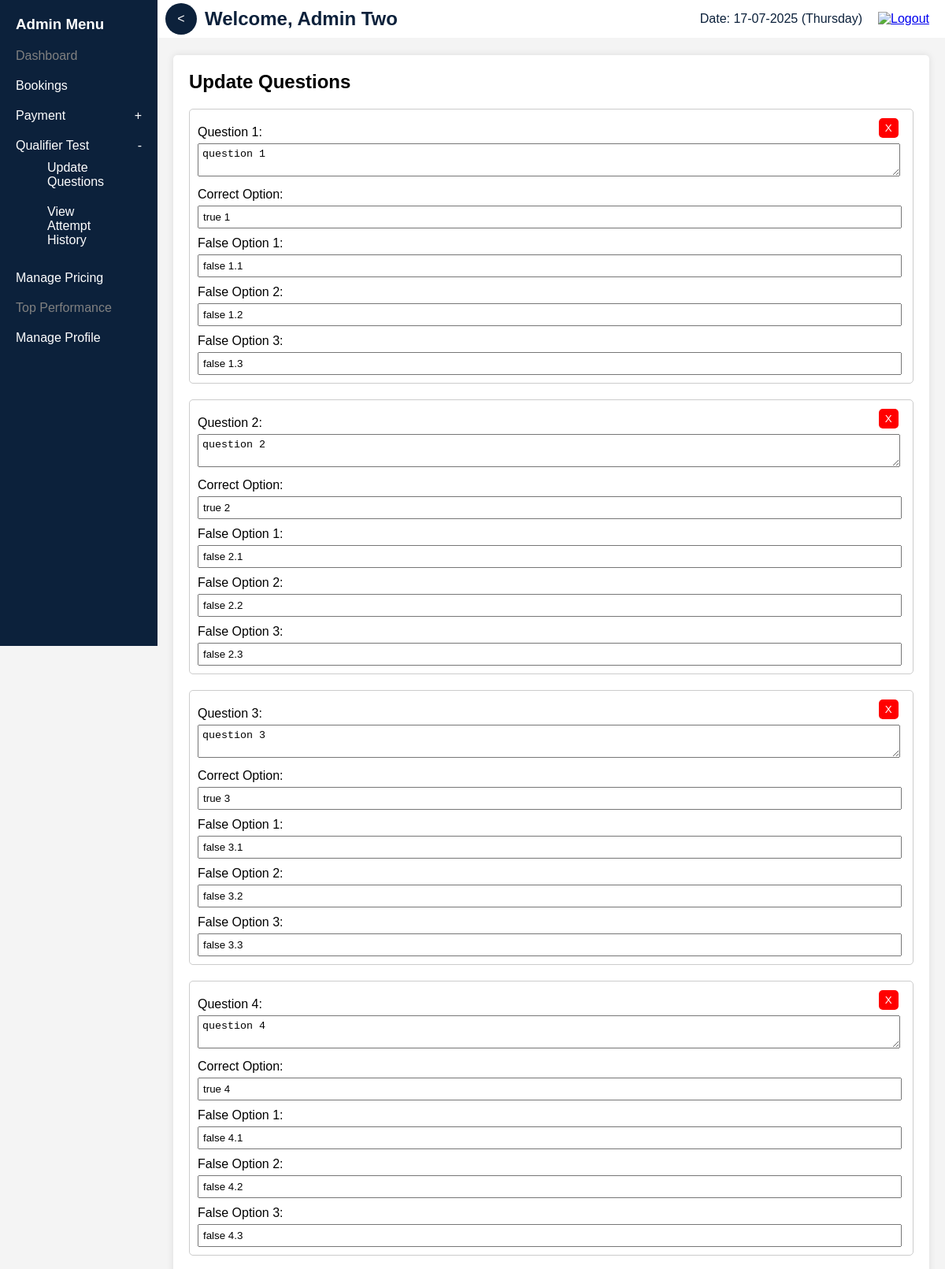
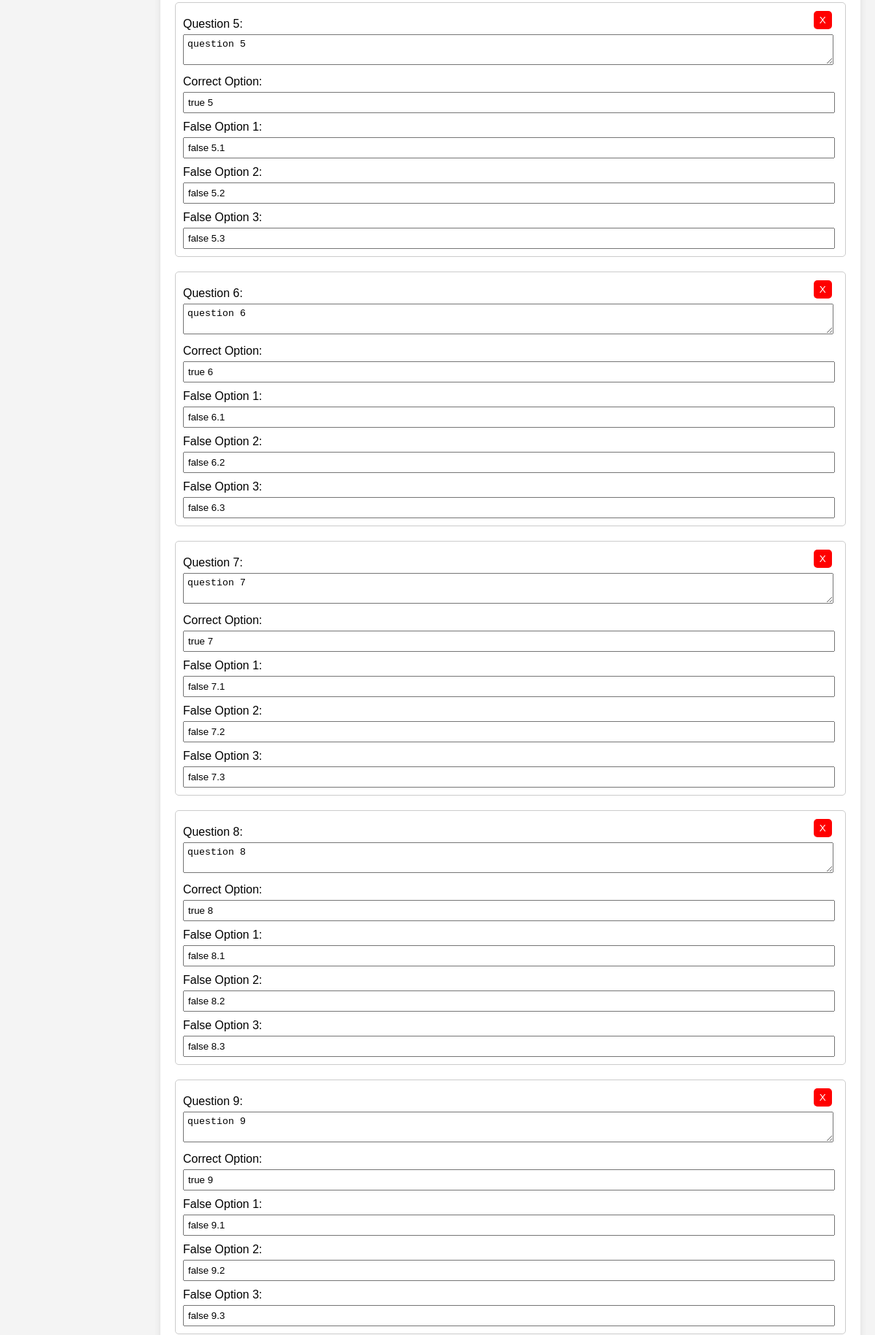
Screenshot of /ra/update_test.php (signed in, upper part) with the database file from the repository (2 pictures, top to bottom).
### tables this page shows
CREATE TABLE IF NOT EXISTS qualifier_test (
    question_id INT(11) PRIMARY KEY AUTO_INCREMENT,
    question_text TEXT NOT NULL,
    f_option0 TEXT NOT NULL,  
    f_option1 TEXT NOT NULL,  
    f_option2 TEXT NOT NULL,  
    f_option3 TEXT NOT NULL   
);

### ra/update_test.php (the view, shortened to what this page needs)
<?php
require_once '../db_connect.php';
$questions = [];
$stmt = $conn->prepare("SELECT question_id, question_text, f_option0, f_option1, f_option2, f_option3 FROM qualifier_test");
$stmt->execute();
$stmt->bind_result($question_id, $question_text, $f_option0, $f_option1, $f_option2, $f_option3);
while ($stmt->fetch()) {
    $questions[] = [
        'question_id' => $question_id,
        'question_text' => $question_text,
        'f_option0' => $f_option0,
        'f_option1' => $f_option1,
        'f_option2' => $f_option2,
        'f_option3' => $f_option3
    ];
}
?>
<!DOCTYPE html>
<html lang="en">
<head>
    <link rel="stylesheet" href="../includes/css/styles_user.css">
</head>
<body>
    <div class="main-container">
        <?php include '../includes/menu/menu_adm.php'; ?>
        <div class="content-container">
            <?php include '../includes/header_adm.php'; ?>
            <div class="profile-container">
                <h2>Update Questions</h2>
                <form id="updateTestForm" action="save_test.php" method="POST">
                    <div id="questionsContainer">
                        <?php foreach ($questions as $index => $question) { ?>
                            <div class="question-block" data-question-id="<?php echo $question['question_id']; ?>">
                                <button type="button" class="delete-button" style="
                                            position: absolute;
                                            top: 1px;
                                            right: 2%;
                                            background-color: red;
                                            color: white;
                                            border: none;
                                            border-radius: 5px;
                                            width: 25px;
                                            height: 25px;
                                            cursor: pointer;
                                            padding: unset;
                                            "><b></b>X</button>
                                <label>Question <?php echo $index + 1; ?>:</label>
                                <textarea name="questions[<?php echo $question['question_id']; ?>][question_text]" required><?php echo htmlspecialchars($question['question_text']); ?></textarea>
                                <label>Correct Option:</label>
                                <input type="text" name="questions[<?php echo $question['question_id']; ?>][f_option0]" value="<?php echo htmlspecialchars($question['f_option0']); ?>" required>
                                <label>False Option 1:</label>
                                <input type="text" name="questions[<?php echo $question['question_id']; ?>][f_option1]" value="<?php echo htmlspecialchars($question['f_option1']); ?>" required>
                                <label>False Option 2:</label>
                                <input type="text" name="questions[<?php echo $question['question_id']; ?>][f_option2]" value="<?php echo htmlspecialchars($question['f_option2']); ?>" required>
                                <label>False Option 3:</label>
                                <input type="text" name="questions[<?php echo $question['question_id']; ?>][f_option3]" value="<?php echo htmlspecialchars($question['f_option3']); ?>" required>
                            </div>
                        <?php } ?>
                    </div>
                </form>
            </div>
        </div>
    </div>
</body>
</html>

### includes/header_adm.php (shortened to what this page needs)
<?php
require_once '../db_connect.php';
$adm_id = $_SESSION['adm_id'];
$stmt = $conn->prepare("SELECT adm_name, last_login_date FROM admins WHERE adm_id = ?");
$stmt->bind_param("i", $adm_id);
$stmt->execute();
$stmt->bind_result($adm_name, $last_login_date);
$locale = 'en_US';
$dateFormatter = new IntlDateFormatter($locale, IntlDateFormatter::FULL, IntlDateFormatter::NONE, 'Asia/Kuala_Lumpur');
$dateFormatter->setPattern('dd-MM-yyyy (EEEE)');
$date_malaysia = $dateFormatter->format(new DateTime());
?>
<div class="header">
    <div class="header-left">
        <h2>Welcome, <?php echo htmlspecialchars($adm_name); ?></h2>
    </div>
    <div class="header-right">
        <p>Date: <?php echo $date_malaysia; ?></p>
        <a href="../logout.php"><img src="../img/icon_logout.png" alt="Logout" title="Logout"></a>
    </div>
</div>

### includes/css/styles_user.css (style rules this page uses)
body { font-family: Arial, sans-serif; margin: 0; padding: 0; background-color: #f4f4f4; }
.header { background-color: #ffffff; color: #0c213b; padding: 10px 0; display: flex; justify-content: space-between; align-items: center; position: fixed; width: calc(100% - 200px); top: 0; right: 0; z-index: 1000; transition: width 0.3s; }
.header-left { display: flex; align-items: center; }
.header-left h2 { margin: 0; padding-left: 60px; }
.header-right { display: flex; align-items: center; padding-right: 20px; }
.header-right p { margin: 0; margin-right: 20px; }
.header-right a img { width: 24px; height: 24px; }
.main-container { display: flex; margin-left: 200px; padding-top: 50px; transition: margin-left 0.3s; }
.main-container a { color: #0000EE; }
.content-container { flex-grow: 1; padding: 20px; }
.profile-container { background-color: #fff; padding: 20px; border-radius: 5px; box-shadow: 0 0 10px rgba(0, 0, 0, 0.1); }
.profile-container h2 { margin-top: 0; }
.profile-container button { display: inline-block; padding: 10px 20px; margin-top: 10px; background-color: #007bff; color: #fff; border: none; border-radius: 5px; cursor: pointer; }

### ra/update_test.php (style rules this page uses)
.question-block { margin-bottom: 20px; padding: 10px; border: 1px solid #ccc; border-radius: 5px; position: relative; }
.question-block label { display: block; margin-top: 10px; }
.question-block textarea, .question-block input { width: 98%; padding: 5px; margin-top: 5px; }

### rows the page displays
qualifier_test: question_id+question_text "question 1", f_option0 "true 1", f_option1 "false 1.1", f_option2 "false 1.2", f_option3 "false 1.3"
qualifier_test: question_id+question_text "question 2", f_option0 "true 2", f_option1 "false 2.1", f_option2 "false 2.2", f_option3 "false 2.3"
qualifier_test: question_id+question_text "question 3", f_option0 "true 3", f_option1 "false 3.1", f_option2 "false 3.2", f_option3 "false 3.3"
qualifier_test: question_id+question_text "question 4", f_option0 "true 4", f_option1 "false 4.1", f_option2 "false 4.2", f_option3 "false 4.3"
qualifier_test: question_id+question_text "question 5", f_option0 "true 5", f_option1 "false 5.1", f_option2 "false 5.2", f_option3 "false 5.3"
qualifier_test: question_id+question_text "question 6", f_option0 "true 6", f_option1 "false 6.1", f_option2 "false 6.2", f_option3 "false 6.3"
qualifier_test: question_id+question_text "question 7", f_option0 "true 7", f_option1 "false 7.1", f_option2 "false 7.2", f_option3 "false 7.3"
qualifier_test: question_id+question_text "question 8", f_option0 "true 8", f_option1 "false 8.1", f_option2 "false 8.2", f_option3 "false 8.3"
qualifier_test: question_id+question_text "question 9", f_option0 "true 9", f_option1 "false 9.1", f_option2 "false 9.2", f_option3 "false 9.3"

### other values shown
$adm_name "Admin Two"
